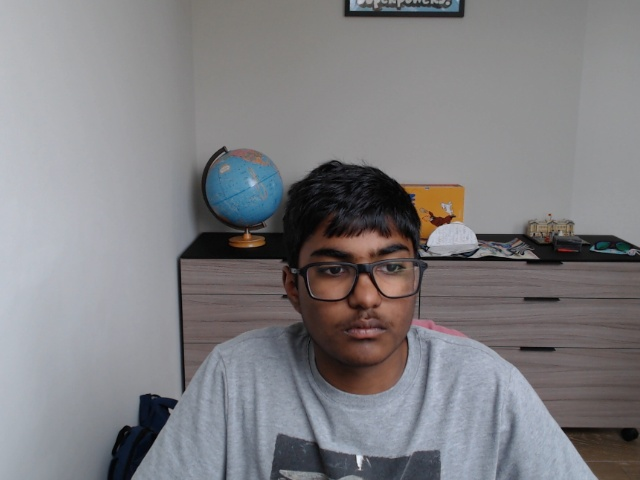
#> input picture Faces/face_image_0.jpg, 640 x 480 px, found by its file name; its folder holds only this picture in this run
$ python crop_image.py
#> lines starting #> are read from the running program, lines starting #| are printed output that depends on the picture
import cv2
import os

face_cascade = cv2.CascadeClassifier(cv2.data.haarcascades + 'haarcascade_frontalface_default.xml')
profile_cascade = cv2.CascadeClassifier(cv2.data.haarcascades + 'haarcascade_profileface.xml')

path = 'C:/Users/tkris/Documents/Polygence Project/Face-Data-Collecter/Faces'

num_files = len([f for f in os.listdir(path) if os.path.isfile(os.path.join(path, f))])
print(num_files)


# Load the image

for i in range(num_files):
    image = cv2.imread(os.path.join(path, f'face_image_{i}.jpg') )
#> image is the input picture: shape (480, 640, 3); mean B, G, R 129.8, 127, 128.2

    # Convert to grayscale
    gray = cv2.cvtColor(image, cv2.COLOR_BGR2GRAY)
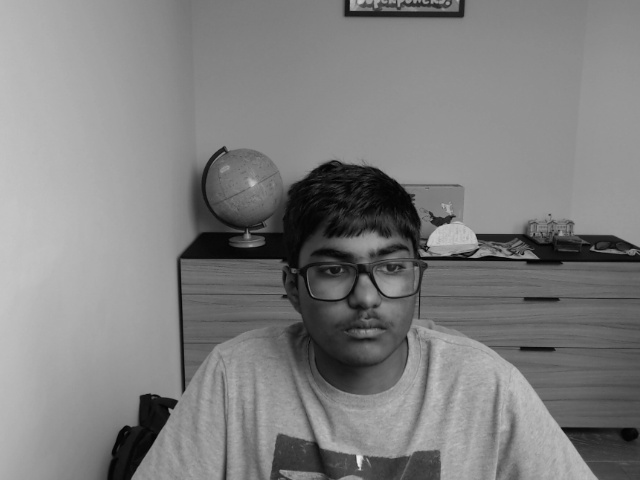
#> gray: shape (480, 640); min 0, max 237, mean 127.7

    # Load the face detector
    face_cascade = cv2.CascadeClassifier(cv2.data.haarcascades + 'haarcascade_frontalface_default.xml')
    profile_cascade = cv2.CascadeClassifier(cv2.data.haarcascades + 'haarcascade_profileface.xml')

    # Detect faces in the image
    faces = face_cascade.detectMultiScale(gray, scaleFactor=1.1, minNeighbors=5)
#> faces = [[284, 206, 154, 154]]

    profile = profile_cascade.detectMultiScale(gray, scaleFactor=1.1, minNeighbors=5)
#> profile = [[360, 269, 66, 66]]

    # Crop the image around the first detected face
    (x, y, w, h) = faces[0]
#> x = 284; y = 206; w = 154; h = 154
    cropped_image = image[y:y+h, x:x+w]
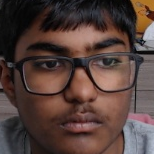
#> cropped_image: shape (154, 154, 3); mean B, G, R 58.8, 64.1, 85

    save_path = 'C:/Users/tkris/Documents/Polygence Project/Face-Data-Collecter/Faces_edited'
    cv2.imwrite(os.path.join(save_path, f'face_detected_{i}.jpg'), cropped_image)
